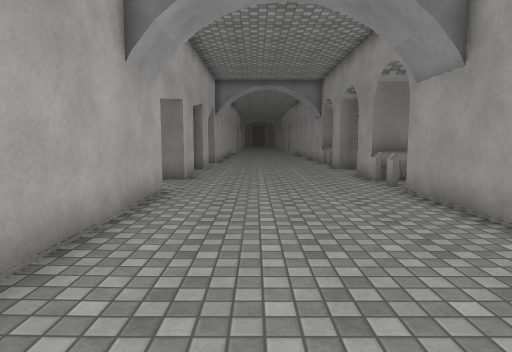
[1] (above)

16 first-person views from a walk through a 3-D level made in the Unity game engine. The camera is 1.4 m above the floor, tilts 6° down and sees 75° across. The floor is counted in squares, 1 m on a side. Each view is taken from the middle of a square. On the plan, view 1 faces up. The plan holds only what a view shows up to about 15 squares ahead; the rest is blank. The place goes on beyond the plan. Surface patterns are stand-ins for the level's own textures.

[2]
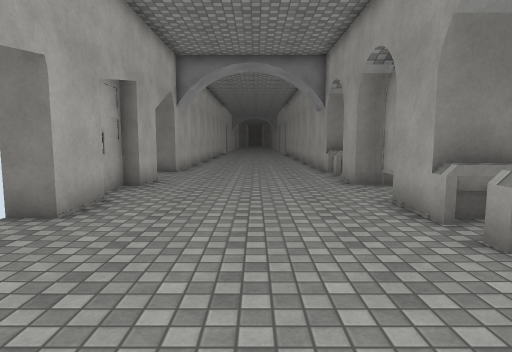

[3]
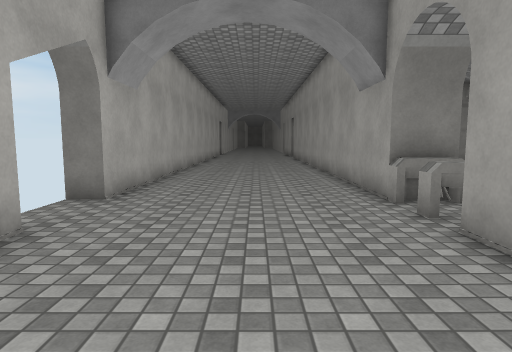

[4]
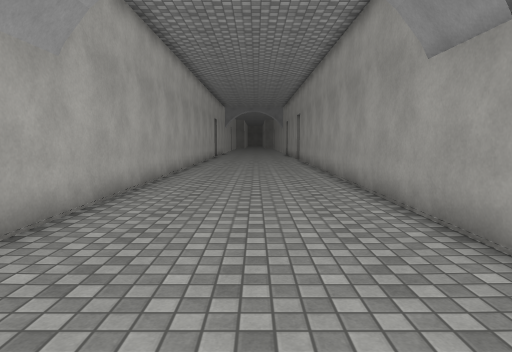

[5]
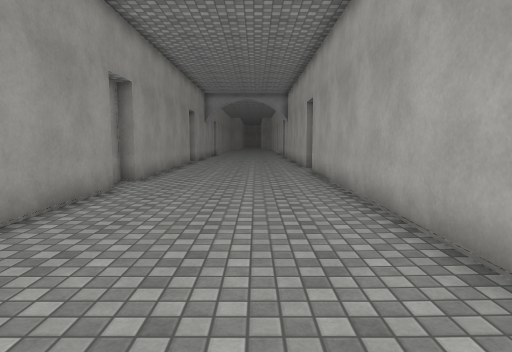

[6]
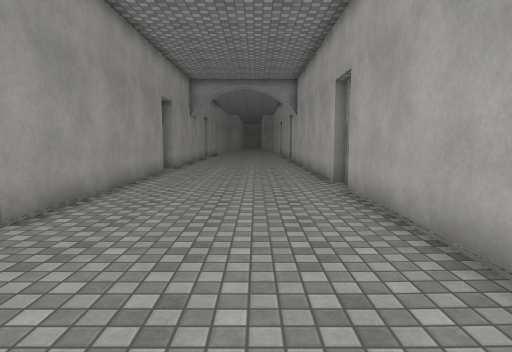

[7]
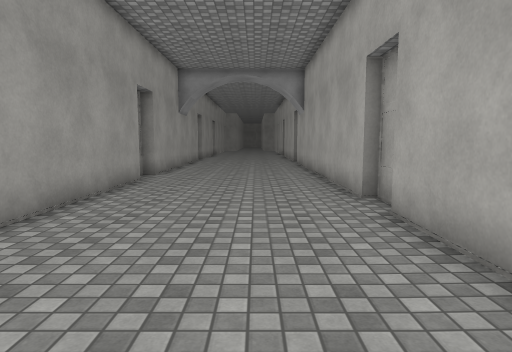

[8]
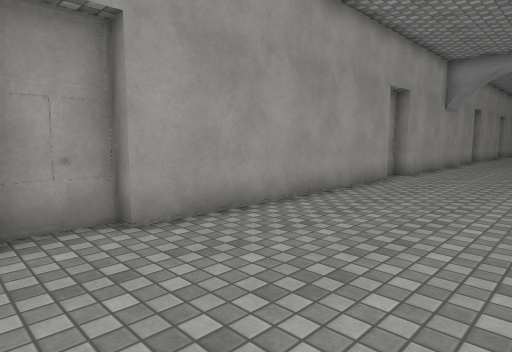

[9]
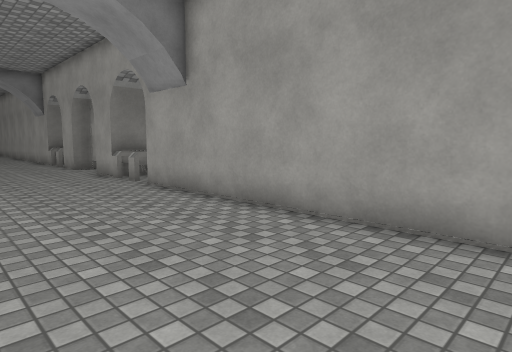

[10]
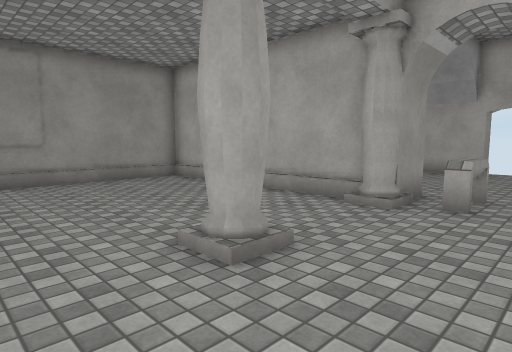

[11]
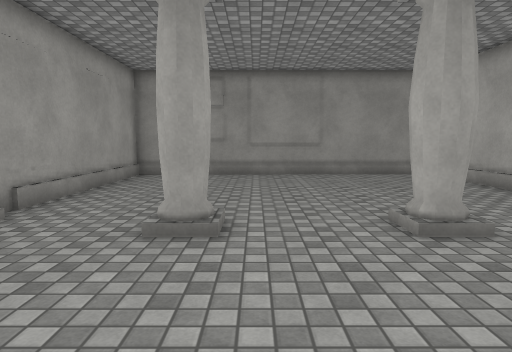

[12]
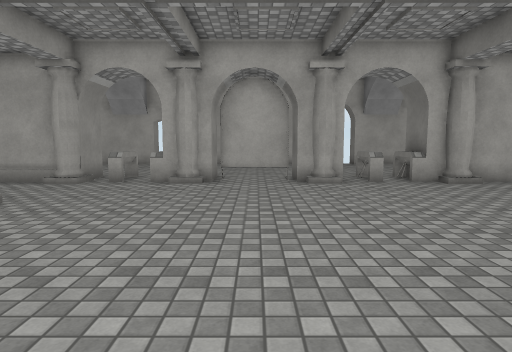

[13]
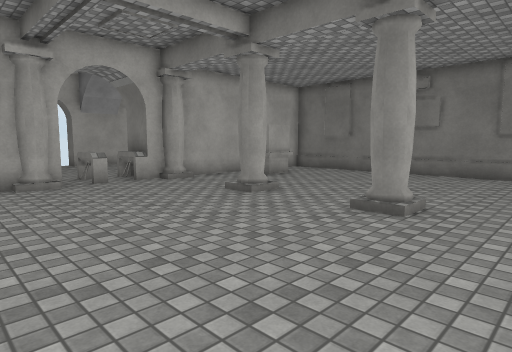

[14]
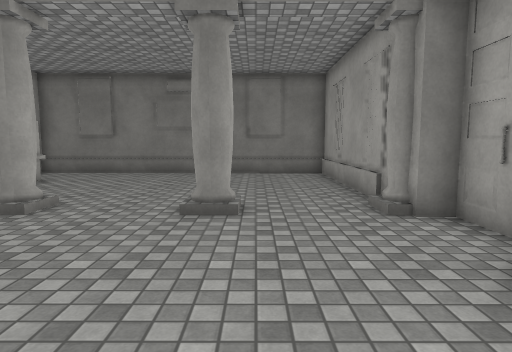

[15]
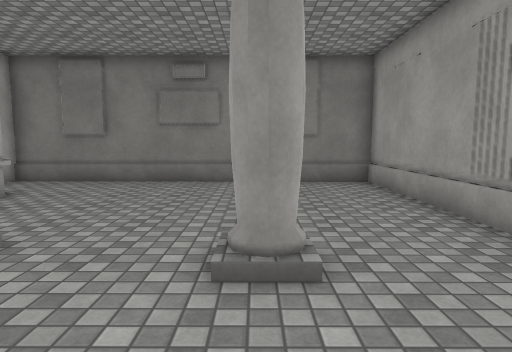

[16]
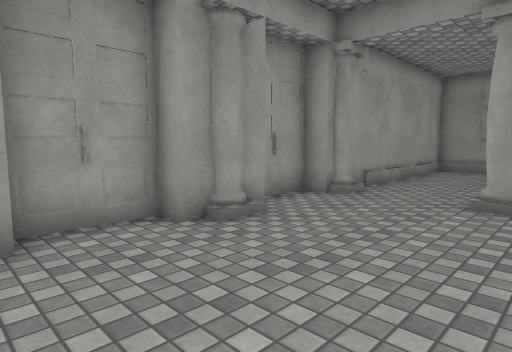

### Floor plan
Points are (right, up) in squares from view 1. A wall is a line through its corners. A room is listed if a view was taken in it or the views show most of it. See-through windows are left out.
Room 1 (views 1, 2, 3, 4, 5, 6, 7, 8, 9)
walls: (-3.5, 9.1) (-2.6, 9.1) (-2.6, -7.2); (4.1, 11.6) (4.1, 13.5) (5.7, 13.5); (5.7, 11.9) (4, 11.9); (-2.6, 13.8) (-2.6, 11.9) (-3.5, 11.9); (4.9, 15.3) (4.9, 16.3); (-3.1, 16.1) (-3.1, 14.7); (5.7, 16.4) (4.1, 16.4) (4.1, 18); (4.1, -1.6) (4.1, 9.1) (5.8, 9.1); (-2.6, 18) (-2.6, 16.1); (4.6, -3.3) (4.6, -1.6); (4.1, 20.3) (4.1, 32.1); (5.7, 20.8) (4, 20.8); (-3.1, -8) (-3.1, -9); (-2.6, -9) (-2.6, -16.1); (4.1, -12.9) (4.1, -3.3) (4.4, -3.3) (4.6, -2.3); (-2.6, 32) (-2.6, 20.8) (-3.5, 20.8); (4.1, -16.5) (4.1, -14.5) (4.6, -14.5) (4.6, -13.9)
low walls: (4.6, 10) (4.1, 10) (4.1, 10.4) (5.7, 10.4); (4.3, 10.5) (4.3, 10); (5, 11.6) (4.1, 11.6); (5.3, 11.4) (4.1, 11.4); (4.9, 19.1) (4.1, 19.1) (4.1, 19.4); (4.3, 19.4) (4.3, 18.9); (5.8, 20.3) (4.1, 20.3)
ways out: opening at (4.5, 10.5) to room 2; opening at (4.5, 19.5) to room 2
Room 2 (views 10, 11, 12, 13, 14, 15, 16)
walls: (18, 13.1) (18, 13.9) (18.7, 13.9) (18.7, 16.3); (5.7, 13.5) (5.7, 13); (5.7, 17) (5.7, 16.4); (5.7, 12.4) (5.7, 11.9); (18, 11.6) (18, 12.5); (4.9, 16.2) (4.9, 13.8); (17.9, 9.3) (18.7, 9.3) (18.7, 11); (18.7, 19.8) (18.7, 21.1) (17.5, 21.1); (18, 21) (18, 21.5); (5.7, 8.3) (5.7, 0.1) (18, 0.1) (18, 8.2); (18, 22.5) (18, 29.5) (5.7, 29.5) (5.7, 28.9); (5.7, 25.1) (5.7, 20.8); (7.6, 26.7) (7.6, 25)
low walls: (13.9, 9.3) (14.4, 9.3); (9.5, 9.3) (10.4, 9.3); (5.7, 19.4) (5.7, 18.9) (4.1, 18.9); (5.7, 10.4) (5.7, 9.9); (6.3, 9.2) (6.3, 8.5); (6.3, 22.4) (6.3, 21.5); (4.3, 20.9) (4.3, 20.3)
ways out: opening at (4.5, 10.5) to room 1; opening at (4.5, 19.5) to room 1

Where each view was taken, in squares from view 1:
view 1: 0 up, 0 right, facing up
view 2: 6 up, 1 right, facing up
view 3: 13 up, 1 right, facing up
view 4: 17 up, 1 right, facing up
view 5: 8 up, 0 right, facing down
view 6: 2 up, 0 right, facing down
view 7: 1 down, 0 right, facing down
view 8: 1 down, 1 left, facing down-right
view 9: 1 down, 1 left, facing up-right
view 10: 12 up, 13 right, facing down-left
view 11: 14 up, 13 right, facing down
view 12: 15 up, 17 right, facing left
view 13: 15 up, 17 right, facing up-left
view 14: 15 up, 15 right, facing up
view 15: 18 up, 14 right, facing up
view 16: 17 up, 13 right, facing down-right
